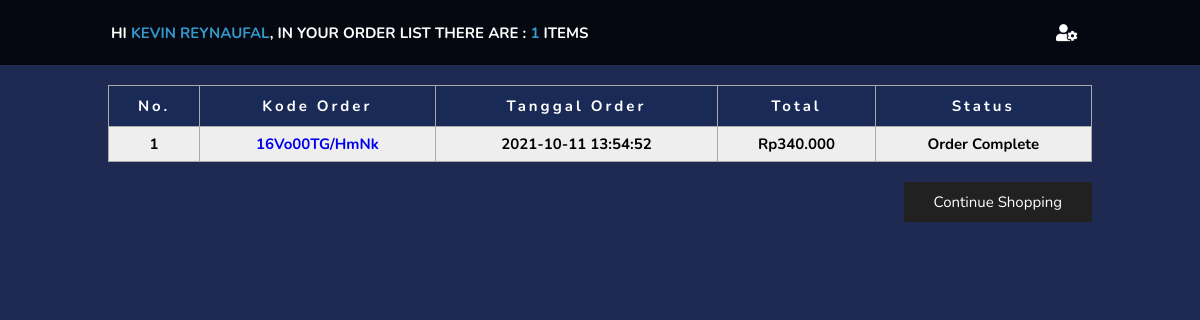
The page /Customer/UserData/daftarorder.php (signed in) on the database its author committed.
### tables this page shows
CREATE TABLE `tbl_cart` (
  `cart_id` int(10) UNSIGNED NOT NULL,
  `order_id` varchar(100) NOT NULL,
  `user_id` int(10) NOT NULL,
  `tgl_order` timestamp NULL DEFAULT current_timestamp(),
  `status` varchar(10) NOT NULL DEFAULT 'Cart'
);

### Customer/UserData/daftarorder.php (the view, shortened to what this page needs)
<?php
include('../../Assets/Config/config.php');
if (isset($_SESSION['username']) && isset($_SESSION['id'])) {
	$uid = $_SESSION['id'];
	$uname = $_SESSION['username'];
	$itungtrans = mysqli_query($conn, "select count(order_id) as jumlahtrans from tbl_cart where user_id='$uid' and status!='Cart'");
	$itungtrans2 = mysqli_fetch_assoc($itungtrans);
	$itungtrans3 = $itungtrans2['jumlahtrans'];
?>
	<!DOCTYPE html>
	<html>
	<head>
		<link rel="stylesheet" href="style.css">
		<link rel="stylesheet" href="https://cdnjs.cloudflare.com/ajax/libs/font-awesome/5.15.3/css/all.min.css">
		<link rel="stylesheet" href="https://unpkg.com/swiper/swiper-bundle.min.css" />
	</head>
	<body>
		<header>
			<h2>Hi <span><?php echo $uname ?></span>, in your order list there are : <span><?php echo $itungtrans3 ?></span> items</h2>
			<div class="icons">
				<i class="fas fa-user-cog" id="user">
				</i>
			</div>
		</header>
		<section class="cart">
			<table class="cart-table">
				<thead>
					<tr>
						<th>No.</th>
						<th>Kode Order</th>
						<th>Tanggal Order</th>
						<th>Total</th>
						<th>Status</th>
					</tr>
				</thead>
				<?php
				$brg = mysqli_query($conn, "SELECT DISTINCT(cart_id), c.order_id, tgl_order, status from tbl_cart c, tbl_detailorder d where c.user_id='$uid' and d.order_id=c.order_id and status!='Cart' order by tgl_order DESC");
				$no = 1;
				while ($b = mysqli_fetch_array($brg)) {
				?>
					<tr class="rem1">
						<form method="POST">
							<td class="invert"><?php echo $no++ ?></td>
							<td class="invert"><a href="detailorder.php?id=<?php echo $b['order_id'] ?>"><?php echo $b['order_id'] ?></a></td>
							<td class="invert"><?php echo $b['tgl_order'] ?></td>
							<td class="invert">Rp<?php
													$ongkir = 10;
													$ordid = $b['order_id'];
													$result1 = mysqli_query($conn, "SELECT SUM(qty*price)+$ongkir AS count FROM tbl_detailorder d, tbl_food p where d.order_id='$ordid' and p.food_id=d.food_id order by d.food_id ASC");
													$cekrow = mysqli_num_rows($result1);
													$row1 = mysqli_fetch_assoc($result1);
													$count = $row1['count'];
													if ($cekrow > 0) {
														echo number_format($count);
													} else {
														echo 'No data';
													} ?>.000
							</td>
							<td class="invert">
								<div class="rem">
									<?php
									if ($b['status'] == 'Payment') {
										echo '<a href="confirmorder.php?id=' . $b['order_id'] . '" class="form-control btn-primary">Payment Confirmation</a>';
									} else if ($b['status'] == 'Confirmed') {
										echo 'Order Is Being Processed';
									} else if ($b['status'] == 'Delivery') {
										echo 'Order Is On The Way';
									} else if ($b['status'] == 'Review') {
										echo '<a href="revieworder.php?id=' . $b['order_id'] . '" class="form-control btn-primary">Confirm The Order, And Make An Assessment</a>';
									} else if ($b['status'] == 'Finished') {
										echo 'Order Complete';
									} else if ($b['status'] == 'Canceled') {
										echo 'Order Canceled';
									} else {
										echo 'ERROR ( PLEASE CONTACT ADMIN )<br> WA : 082217265234';
									}
									?>
								</div>
							</td>
						</form>
					</tr>
				<?php
				}
				?>
			</table>
			<div class="checkout-left">
				<div class="checkout-right-basket">
					<a href="../../index.php"><span class="glyphicon glyphicon-menu-left" aria-hidden="true"></span>Continue Shopping</a>
				</div>
			</div>
		</section>
	</body>
	</html>
<?php
} else {
	header("Location:" . SITEURL . "index.php");
	exit();
}
?>

### Customer/UserData/style.css (style rules this page uses)
* { font-family: 'Nunito', sans-serif; margin: 0; padding: 0; box-sizing: border-box; text-decoration: none; outline: none; border: none; transition: all .2s linear; }
html { background-color: rgb(31, 42, 83); font-size: 62.5%; overflow-x: hidden; scroll-padding-top: 5.5rem; scroll-behavior: smooth; }
section { padding: 2rem 9%; }
header { position: relative; top: 0; left: 0; right: 0; background: rgba(0, 0, 0, 0.8); padding: 0.7rem 9%; display: flex; align-items: center; justify-content: space-between; z-index: 1000; box-shadow: var(--box-shadow); }
header h2 { font-size: 1.5rem; color: white; text-transform: uppercase; margin: .3rem; }
header h2 span { color: #3399cc; text-transform: uppercase; }
header .icons i, header .icons a { cursor: pointer; margin: .3rem; height: 4.5rem; line-height: 4.5rem; width: 4.5rem; text-align: center; font-size: 1.7rem; color: #fff; background: transparent; border-radius: 10%; }
.cart .cart-table { width: 100%; margin: 0 auto; border-spacing: 0; border-collapse: collapse; }
.cart .cart-table thead { background: #192a56; }
.cart .cart-table thead tr { display: table-row; vertical-align: inherit; border-color: inherit; }
.cart .cart-table thead tr th { padding: 10px; font-size: 15px; letter-spacing: 3px; text-align: center; color: #fff !important; text-transform: capitalize; border: 1.5px solid #aaa; }
.cart .cart-table tbody tr { display: table-row; vertical-align: inherit; border-color: inherit; }
.cart .cart-table tbody tr td { padding: 7px; font-size: 15px; font-weight: 650; text-align: center; align-items: center; color: black !important; text-transform: capitalize; border: 1.5px solid #aaa; }
.cart .checkout-left { margin: 2rem 0 0; }
.cart .checkout-left .checkout-right-basket { margin: 10px 0 0 0px; float: right; font-size: 15px; }
.cart .checkout-left .checkout-right-basket a { padding: 10px 30px; color: #fff; font-size: 1em; background: #212121; text-decoration: none; }

### rows shown on the page
tbl_cart: order "16Vo00TG/HmNk", tgl_order "2021-10-11 13:54:52", count "340", status "Order Complete"

### other values the page prints
$uname "KEVIN REYNAUFAL"
$itungtrans3 "1"
